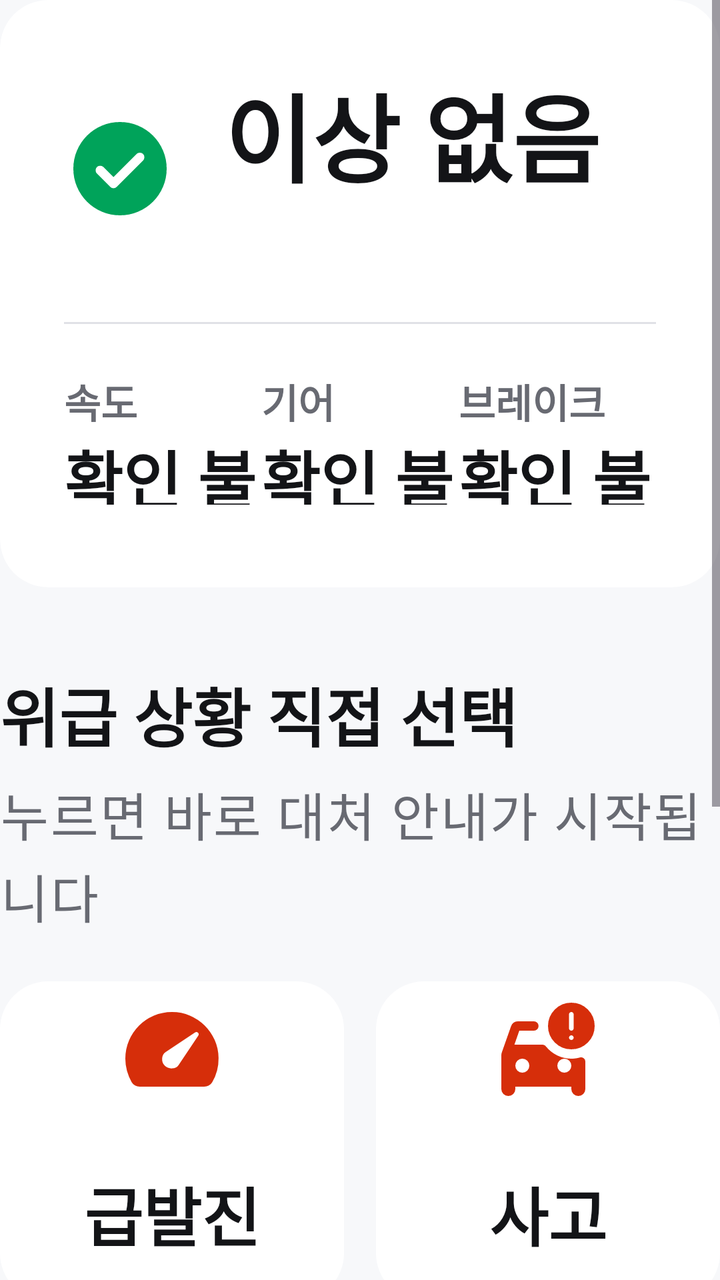
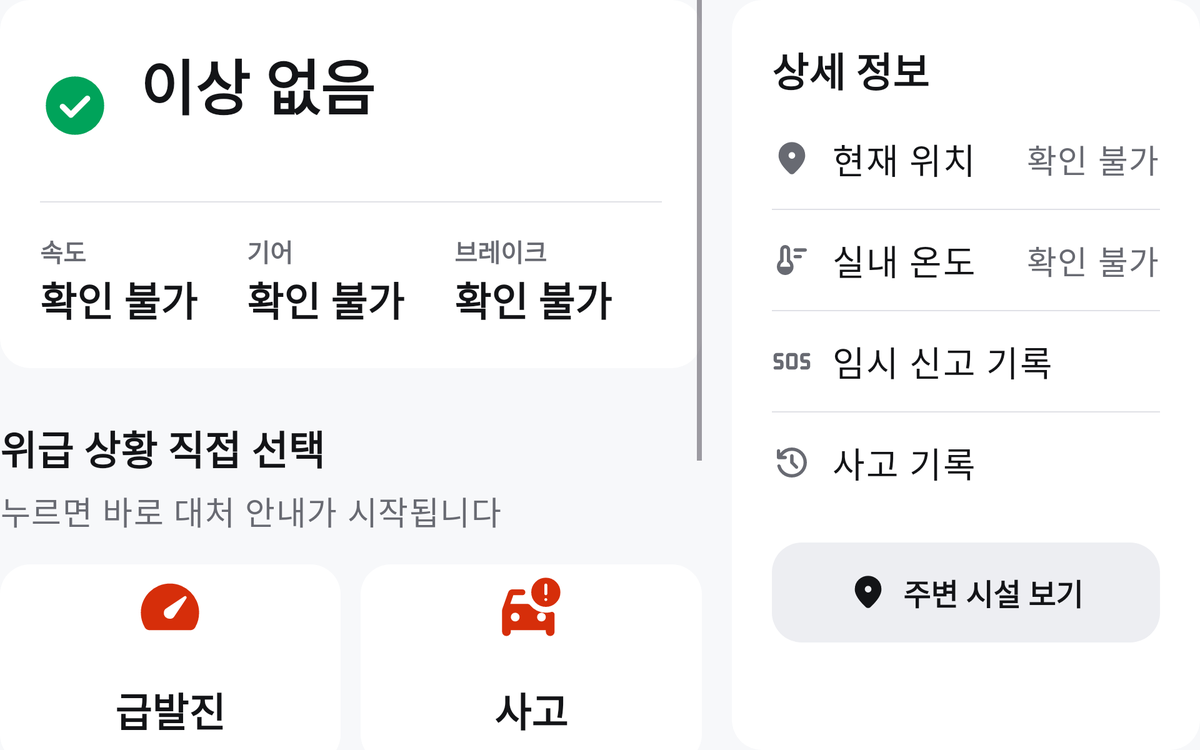

The same Android screen from two of the app's own layout files: first res/layout/ as a phone draws it, then the repository's variant for another configuration, drawn on a device whose configuration selects that folder. Both files follow.
<!-- AndroidManifest.xml: application theme Theme.HyundaiMotors -->
<!-- res/layout/content_home.xml -->
<?xml version="1.0" encoding="utf-8"?>
<LinearLayout xmlns:android="http://schemas.android.com/apk/res/android"
    android:layout_width="match_parent"
    android:layout_height="match_parent"
    android:orientation="vertical">

    <include layout="@layout/view_core_pane" />
</LinearLayout>
<!-- res/layout/view_core_pane.xml (included above) -->
<?xml version="1.0" encoding="utf-8"?>
<ScrollView xmlns:android="http://schemas.android.com/apk/res/android"
    xmlns:app="http://schemas.android.com/apk/res-auto"
    android:layout_width="match_parent"
    android:layout_height="match_parent">

    <LinearLayout
        android:layout_width="match_parent"
        android:layout_height="wrap_content"
        android:orientation="vertical">

        
        <com.google.android.material.card.MaterialCardView
            android:id="@+id/drowsy_banner"
            style="@style/Widget.App.Card"
            android:layout_width="match_parent"
            android:layout_height="wrap_content"
            android:layout_marginBottom="@dimen/gap"
            android:visibility="gone"
            app:cardBackgroundColor="@color/primary_container">

            <LinearLayout
                android:layout_width="match_parent"
                android:layout_height="wrap_content"
                android:gravity="center_vertical"
                android:orientation="horizontal"
                android:paddingStart="@dimen/card_padding"
                android:paddingTop="@dimen/gap"
                android:paddingEnd="@dimen/gap"
                android:paddingBottom="@dimen/gap">

                <ImageView
                    android:layout_width="@dimen/icon_size"
                    android:layout_height="@dimen/icon_size"
                    android:importantForAccessibility="no"
                    android:src="@drawable/ic_bedtime"
                    app:tint="@color/on_primary_container" />

                <TextView
                    android:id="@+id/drowsy_text"
                    android:layout_width="0dp"
                    android:layout_height="wrap_content"
                    android:layout_marginStart="@dimen/gap"
                    android:layout_weight="1"
                    android:maxLines="3"
                    android:textAppearance="@style/TextAppearance.App.Body"
                    android:textColor="@color/on_primary_container" />

                <com.google.android.material.button.MaterialButton
                    android:id="@+id/drowsy_close"
                    style="@style/Widget.Material3.Button.TextButton"
                    android:layout_width="wrap_content"
                    android:layout_height="wrap_content"
                    android:minHeight="@dimen/touch_target"
                    android:text="@string/drowsy_close"
                    android:textAppearance="@style/TextAppearance.App.Label"
                    android:textColor="@color/on_primary_container" />
            </LinearLayout>
        </com.google.android.material.card.MaterialCardView>

        
        <com.google.android.material.card.MaterialCardView
            android:id="@+id/status_card"
            style="@style/Widget.App.Card"
            android:layout_width="match_parent"
            android:layout_height="wrap_content">

            <LinearLayout style="@style/Widget.App.CardContent">

                <LinearLayout
                    android:layout_width="match_parent"
                    android:layout_height="wrap_content"
                    android:gravity="center_vertical"
                    android:orientation="horizontal">

                    <ImageView
                        android:id="@+id/status_icon"
                        android:layout_width="@dimen/icon_size_large"
                        android:layout_height="@dimen/icon_size_large"
                        android:importantForAccessibility="no"
                        android:src="@drawable/ic_check_circle"
                        app:tint="@color/success" />

                    <LinearLayout
                        android:layout_width="0dp"
                        android:layout_height="wrap_content"
                        android:layout_marginStart="@dimen/gap_large"
                        android:layout_weight="1"
                        android:orientation="vertical">

                        <TextView
                            android:id="@+id/core_value"
                            android:layout_width="wrap_content"
                            android:layout_height="wrap_content"
                            android:text="@string/status_normal"
                            android:textAppearance="@style/TextAppearance.App.Headline" />

                        <TextView
                            android:id="@+id/core_caption"
                            android:layout_width="match_parent"
                            android:layout_height="wrap_content"
                            android:ellipsize="end"
                            android:maxLines="2"
                            android:textAppearance="@style/TextAppearance.App.BodySecondary" />
                    </LinearLayout>
                </LinearLayout>

                <com.google.android.material.divider.MaterialDivider
                    android:layout_width="match_parent"
                    android:layout_height="wrap_content"
                    android:layout_marginTop="@dimen/gap_large"
                    android:layout_marginBottom="@dimen/gap_large"
                    app:dividerColor="@color/outline" />

                <LinearLayout
                    android:layout_width="match_parent"
                    android:layout_height="wrap_content"
                    android:baselineAligned="false"
                    android:orientation="horizontal">

                    <LinearLayout style="@style/Widget.App.Metric">

                        <TextView
                            android:layout_width="wrap_content"
                            android:layout_height="wrap_content"
                            android:text="@string/label_speed"
                            android:textAppearance="@style/TextAppearance.App.LabelSmall"
                            android:textColor="@color/on_surface_variant" />

                        <TextView
                            android:id="@+id/tile_speed"
                            android:layout_width="wrap_content"
                            android:layout_height="wrap_content"
                            android:maxLines="1"
                            android:text="@string/value_unknown"
                            android:textAppearance="@style/TextAppearance.App.Title"
                            android:textColor="@color/on_surface" />
                    </LinearLayout>

                    <LinearLayout style="@style/Widget.App.Metric">

                        <TextView
                            android:layout_width="wrap_content"
                            android:layout_height="wrap_content"
                            android:text="@string/label_gear"
                            android:textAppearance="@style/TextAppearance.App.LabelSmall"
                            android:textColor="@color/on_surface_variant" />

                        <TextView
                            android:id="@+id/tile_gear"
                            android:layout_width="wrap_content"
                            android:layout_height="wrap_content"
                            android:maxLines="1"
                            android:text="@string/value_unknown"
                            android:textAppearance="@style/TextAppearance.App.Title"
                            android:textColor="@color/on_surface" />
                    </LinearLayout>

                    <LinearLayout style="@style/Widget.App.Metric">

                        <TextView
                            android:layout_width="wrap_content"
                            android:layout_height="wrap_content"
                            android:text="@string/label_brake"
                            android:textAppearance="@style/TextAppearance.App.LabelSmall"
                            android:textColor="@color/on_surface_variant" />

                        <TextView
                            android:id="@+id/tile_brake"
                            android:layout_width="wrap_content"
                            android:layout_height="wrap_content"
                            android:maxLines="1"
                            android:text="@string/value_unknown"
                            android:textAppearance="@style/TextAppearance.App.Title"
                            android:textColor="@color/on_surface" />
                    </LinearLayout>
                </LinearLayout>
            </LinearLayout>
        </com.google.android.material.card.MaterialCardView>

        
        <TextView
            android:layout_width="wrap_content"
            android:layout_height="wrap_content"
            android:layout_marginTop="@dimen/section_gap"
            android:text="@string/situation_title"
            android:textAppearance="@style/TextAppearance.App.Title" />

        <TextView
            android:layout_width="match_parent"
            android:layout_height="wrap_content"
            android:layout_marginTop="@dimen/gap_small"
            android:text="@string/situation_caption"
            android:textAppearance="@style/TextAppearance.App.BodySecondary" />

        <LinearLayout
            android:layout_width="match_parent"
            android:layout_height="wrap_content"
            android:layout_marginTop="@dimen/gap_large"
            android:orientation="horizontal">

            <com.google.android.material.button.MaterialButton
                android:id="@+id/select_ua"
                style="@style/Widget.App.Button.Situation"
                android:text="@string/situation_ua"
                app:icon="@drawable/ic_speed" />

            <com.google.android.material.button.MaterialButton
                android:id="@+id/select_accident"
                style="@style/Widget.App.Button.Situation"
                android:layout_marginStart="@dimen/gap"
                android:text="@string/situation_accident"
                app:icon="@drawable/ic_car_crash" />
        </LinearLayout>

        <LinearLayout
            android:layout_width="match_parent"
            android:layout_height="wrap_content"
            android:layout_marginTop="@dimen/gap"
            android:orientation="horizontal">

            <com.google.android.material.button.MaterialButton
                android:id="@+id/select_fire"
                style="@style/Widget.App.Button.Situation"
                android:text="@string/situation_fire"
                app:icon="@drawable/ic_local_fire_department" />

            <com.google.android.material.button.MaterialButton
                android:id="@+id/select_flood"
                style="@style/Widget.App.Button.Situation"
                android:layout_marginStart="@dimen/gap"
                android:text="@string/situation_flood"
                app:icon="@drawable/ic_flood" />
        </LinearLayout>

        <TextView
            android:layout_width="wrap_content"
            android:layout_height="wrap_content"
            android:layout_marginTop="@dimen/gap_large"
            android:text="@string/situation_more"
            android:textAppearance="@style/TextAppearance.App.Label"
            android:textColor="@color/on_surface_variant" />

        <LinearLayout
            android:layout_width="match_parent"
            android:layout_height="wrap_content"
            android:layout_marginTop="@dimen/gap_small"
            android:orientation="horizontal">

            <com.google.android.material.button.MaterialButton
                android:id="@+id/select_brake"
                style="@style/Widget.App.Button.SituationSmall"
                android:text="@string/situation_brake"
                app:icon="@drawable/ic_taxi_alert" />

            <com.google.android.material.button.MaterialButton
                android:id="@+id/select_tire"
                style="@style/Widget.App.Button.SituationSmall"
                android:layout_marginStart="@dimen/gap_small"
                android:text="@string/situation_tire"
                app:icon="@drawable/ic_tire_repair" />

            <com.google.android.material.button.MaterialButton
                android:id="@+id/select_health"
                style="@style/Widget.App.Button.SituationSmall"
                android:layout_marginStart="@dimen/gap_small"
                android:text="@string/situation_health"
                app:icon="@drawable/ic_ecg_heart" />

            <com.google.android.material.button.MaterialButton
                android:id="@+id/select_secondary"
                style="@style/Widget.App.Button.SituationSmall"
                android:layout_marginStart="@dimen/gap_small"
                android:text="@string/situation_secondary"
                app:icon="@drawable/ic_minor_crash" />
        </LinearLayout>
    </LinearLayout>
</ScrollView>
<!-- resources referenced by this layout -->
<resources>
  <color name="on_primary_container">#131417</color>
  <color name="on_surface">#131417</color>
  <color name="on_surface_variant">#686A72</color>
  <color name="outline">#E0E1E6</color>
  <color name="primary_container">#EDEEF2</color>
  <color name="success">#00A35A</color>
  <dimen name="card_padding">32dp</dimen>
  <dimen name="gap">16dp</dimen>
  <dimen name="gap_large">24dp</dimen>
  <dimen name="gap_small">8dp</dimen>
  <dimen name="icon_size">32dp</dimen>
  <dimen name="icon_size_large">56dp</dimen>
  <dimen name="section_gap">40dp</dimen>
  <dimen name="touch_target">80dp</dimen>
  <string name="drowsy_close">닫기</string>
  <string name="label_brake">브레이크</string>
  <string name="label_gear">기어</string>
  <string name="label_speed">속도</string>
  <string name="situation_accident">사고</string>
  <string name="situation_brake">브레이크 고장</string>
  <string name="situation_caption">누르면 바로 대처 안내가 시작됩니다</string>
  <string name="situation_fire">화재</string>
  <string name="situation_flood">침수</string>
  <string name="situation_health">운전자 건강</string>
  <string name="situation_more">다른 위급 상황</string>
  <string name="situation_secondary">2차 사고 예방</string>
  <string name="situation_tire">타이어 이상</string>
  <string name="situation_title">위급 상황 직접 선택</string>
  <string name="situation_ua">급발진</string>
  <string name="status_normal">이상 없음</string>
  <string name="value_unknown">확인 불가</string>
  <style name="TextAppearance.App.BodySecondary" parent="TextAppearance.App.Body">
          <item name="android:textSize">26sp</item>
          <item name="android:lineHeight">34sp</item>
          <item name="android:textColor">@color/on_surface_variant</item>
      </style>
  <style name="TextAppearance.App.Label" parent="TextAppearance.Material3.LabelLarge">
          <item name="fontFamily">@font/app_font</item>
          <item name="android:fontFamily">@font/app_font</item>
          <item name="android:textSize">24sp</item>
          <item name="android:textStyle">bold</item>
          <item name="android:letterSpacing">0</item>
      </style>
  <style name="TextAppearance.App.LabelSmall" parent="TextAppearance.App.Label">
          <item name="android:textSize">20sp</item>
      </style>
  <style name="Widget.App.Card" parent="Widget.Material3.CardView.Filled">
          <item name="cardBackgroundColor">@color/surface</item>
          <item name="cardElevation">0dp</item>
          <item name="strokeWidth">0dp</item>
          <item name="shapeAppearance">@style/ShapeAppearance.App.Large</item>
      </style>
  <style name="Widget.App.CardContent" parent="">
          <item name="android:layout_width">match_parent</item>
          <item name="android:layout_height">wrap_content</item>
          <item name="android:orientation">vertical</item>
          <item name="android:padding">@dimen/card_padding</item>
      </style>
  <style name="Widget.App.Metric" parent="">
          <item name="android:layout_width">0dp</item>
          <item name="android:layout_height">wrap_content</item>
          <item name="android:layout_weight">1</item>
          <item name="android:orientation">vertical</item>
      </style>
  <color name="on_background">#131417</color>
  <dimen name="situation_button_height">160dp</dimen>
  <style name="TextAppearance.App.SituationLabel" parent="TextAppearance.App.Label">
          <item name="android:textSize">32sp</item>
          <item name="android:textStyle">bold</item>
      </style>
  <color name="surface">#FFFFFF</color>
  <color name="negative">#D62E0A</color>
  <style name="ShapeAppearance.App.Large" parent="">
          <item name="cornerFamily">rounded</item>
          <item name="cornerSize">@dimen/corner_radius</item>
      </style>
  <color name="primary">#0064FF</color>
  <color name="on_primary">#FFFFFF</color>
  <color name="secondary_container">#EDEEF2</color>
  <color name="on_secondary_container">#131417</color>
  <color name="surface_variant">#EDEEF2</color>
  <color name="background">#F7F8FA</color>
  <dimen name="corner_radius">24dp</dimen>
  <!-- some entries are left out for length -->
</resources>
<!-- res/layout-w840dp/content_home.xml (the repository's variant of the layout above) -->
<!-- drawn on a 7-inch tablet turned sideways -->
<?xml version="1.0" encoding="utf-8"?>
<LinearLayout xmlns:android="http://schemas.android.com/apk/res/android"
    android:layout_width="match_parent"
    android:layout_height="match_parent"
    android:baselineAligned="false"
    android:orientation="horizontal">

    <include
        layout="@layout/view_core_pane"
        android:layout_width="0dp"
        android:layout_height="match_parent"
        android:layout_weight="3" />

    <include
        layout="@layout/view_detail_pane"
        android:layout_width="0dp"
        android:layout_height="match_parent"
        android:layout_marginStart="@dimen/gap_large"
        android:layout_weight="2" />
</LinearLayout>
<!-- res/layout/view_detail_pane.xml (included above) -->
<?xml version="1.0" encoding="utf-8"?>
<com.google.android.material.card.MaterialCardView xmlns:android="http://schemas.android.com/apk/res/android"
    xmlns:app="http://schemas.android.com/apk/res-auto"
    android:id="@+id/detail_pane"
    style="@style/Widget.App.Card"
    android:layout_width="match_parent"
    android:layout_height="match_parent">

    <ScrollView
        android:layout_width="match_parent"
        android:layout_height="match_parent">

        <LinearLayout style="@style/Widget.App.CardContent">

            <TextView
                android:layout_width="wrap_content"
                android:layout_height="wrap_content"
                android:text="@string/detail_title"
                android:textAppearance="@style/TextAppearance.App.Title"
                android:textColor="@color/on_surface" />

            <LinearLayout
                style="@style/Widget.App.DetailRow"
                android:layout_marginTop="@dimen/gap_small">

                <ImageView
                    style="@style/Widget.App.RowIcon"
                    android:importantForAccessibility="no"
                    android:src="@drawable/ic_location_on" />

                <TextView
                    android:layout_width="0dp"
                    android:layout_height="wrap_content"
                    android:layout_weight="1"
                    android:text="@string/detail_location_label"
                    android:textAppearance="@style/TextAppearance.App.Body" />

                <TextView
                    android:id="@+id/detail_location"
                    android:layout_width="wrap_content"
                    android:layout_height="wrap_content"
                    android:text="@string/value_unknown"
                    android:textAppearance="@style/TextAppearance.App.BodySecondary" />
            </LinearLayout>

            <com.google.android.material.divider.MaterialDivider
                android:layout_width="match_parent"
                android:layout_height="wrap_content"
                app:dividerColor="@color/outline" />

            <LinearLayout style="@style/Widget.App.DetailRow">

                <ImageView
                    style="@style/Widget.App.RowIcon"
                    android:importantForAccessibility="no"
                    android:src="@drawable/ic_thermostat" />

                <TextView
                    android:layout_width="0dp"
                    android:layout_height="wrap_content"
                    android:layout_weight="1"
                    android:text="@string/detail_cabin_label"
                    android:textAppearance="@style/TextAppearance.App.Body" />

                <TextView
                    android:id="@+id/detail_cabin"
                    android:layout_width="wrap_content"
                    android:layout_height="wrap_content"
                    android:text="@string/value_unknown"
                    android:textAppearance="@style/TextAppearance.App.BodySecondary" />
            </LinearLayout>

            <com.google.android.material.divider.MaterialDivider
                android:layout_width="match_parent"
                android:layout_height="wrap_content"
                app:dividerColor="@color/outline" />

            <LinearLayout style="@style/Widget.App.DetailRow">

                <ImageView
                    style="@style/Widget.App.RowIcon"
                    android:importantForAccessibility="no"
                    android:src="@drawable/ic_sos" />

                <TextView
                    android:layout_width="0dp"
                    android:layout_height="wrap_content"
                    android:layout_weight="1"
                    android:text="@string/detail_reports_label"
                    android:textAppearance="@style/TextAppearance.App.Body" />

                <TextView
                    android:id="@+id/detail_reports"
                    android:layout_width="wrap_content"
                    android:layout_height="wrap_content"
                    android:textAppearance="@style/TextAppearance.App.BodySecondary" />
            </LinearLayout>

            <com.google.android.material.divider.MaterialDivider
                android:layout_width="match_parent"
                android:layout_height="wrap_content"
                app:dividerColor="@color/outline" />

            <LinearLayout style="@style/Widget.App.DetailRow">

                <ImageView
                    style="@style/Widget.App.RowIcon"
                    android:importantForAccessibility="no"
                    android:src="@drawable/ic_history" />

                <TextView
                    android:layout_width="0dp"
                    android:layout_height="wrap_content"
                    android:layout_weight="1"
                    android:text="@string/detail_events_label"
                    android:textAppearance="@style/TextAppearance.App.Body" />

                <TextView
                    android:id="@+id/detail_events"
                    android:layout_width="wrap_content"
                    android:layout_height="wrap_content"
                    android:textAppearance="@style/TextAppearance.App.BodySecondary" />
            </LinearLayout>

            <com.google.android.material.button.MaterialButton
                android:id="@+id/open_nearby"
                style="@style/Widget.App.Button.Tonal"
                android:layout_width="match_parent"
                android:layout_height="wrap_content"
                android:layout_marginTop="@dimen/gap_large"
                android:text="@string/open_nearby"
                app:icon="@drawable/ic_location_on" />
        </LinearLayout>
    </ScrollView>
</com.google.android.material.card.MaterialCardView>
<!-- resources referenced by the variant -->
<!-- as a 7-inch tablet turned sideways resolves them -->
<resources>
  <color name="on_primary_container">#131417</color>
  <color name="on_surface">#131417</color>
  <color name="on_surface_variant">#686A72</color>
  <color name="outline">#E0E1E6</color>
  <color name="primary_container">#EDEEF2</color>
  <color name="success">#00A35A</color>
  <dimen name="card_padding">32dp</dimen>
  <dimen name="gap">16dp</dimen>
  <dimen name="gap_large">24dp</dimen>
  <dimen name="gap_small">8dp</dimen>
  <dimen name="icon_size">32dp</dimen>
  <dimen name="icon_size_large">56dp</dimen>
  <dimen name="section_gap">40dp</dimen>
  <dimen name="touch_target">80dp</dimen>
  <string name="detail_cabin_label">실내 온도</string>
  <string name="detail_events_label">사고 기록</string>
  <string name="detail_location_label">현재 위치</string>
  <string name="detail_reports_label">임시 신고 기록</string>
  <string name="detail_title">상세 정보</string>
  <string name="drowsy_close">닫기</string>
  <string name="label_brake">브레이크</string>
  <string name="label_gear">기어</string>
  <string name="label_speed">속도</string>
  <string name="open_nearby">주변 시설 보기</string>
  <string name="situation_accident">사고</string>
  <string name="situation_brake">브레이크 고장</string>
  <string name="situation_caption">누르면 바로 대처 안내가 시작됩니다</string>
  <string name="situation_fire">화재</string>
  <string name="situation_flood">침수</string>
  <string name="situation_health">운전자 건강</string>
  <string name="situation_more">다른 위급 상황</string>
  <string name="situation_secondary">2차 사고 예방</string>
  <string name="situation_tire">타이어 이상</string>
  <string name="situation_title">위급 상황 직접 선택</string>
  <string name="situation_ua">급발진</string>
  <string name="status_normal">이상 없음</string>
  <string name="value_unknown">확인 불가</string>
  <style name="TextAppearance.App.BodySecondary" parent="TextAppearance.App.Body">
          <item name="android:textSize">26sp</item>
          <item name="android:lineHeight">34sp</item>
          <item name="android:textColor">@color/on_surface_variant</item>
      </style>
  <style name="TextAppearance.App.LabelSmall" parent="TextAppearance.App.Label">
          <item name="android:textSize">20sp</item>
      </style>
  <style name="Widget.App.CardContent" parent="">
          <item name="android:layout_width">match_parent</item>
          <item name="android:layout_height">wrap_content</item>
          <item name="android:orientation">vertical</item>
          <item name="android:padding">@dimen/card_padding</item>
      </style>
  <style name="Widget.App.Metric" parent="">
          <item name="android:layout_width">0dp</item>
          <item name="android:layout_height">wrap_content</item>
          <item name="android:layout_weight">1</item>
          <item name="android:orientation">vertical</item>
      </style>
  <style name="Widget.App.RowIcon" parent="">
          <item name="android:layout_width">@dimen/icon_size</item>
          <item name="android:layout_height">@dimen/icon_size</item>
          <item name="android:layout_marginEnd">@dimen/gap</item>
          <item name="tint">@color/on_surface_variant</item>
      </style>
  <color name="on_background">#131417</color>
  <dimen name="situation_button_height">160dp</dimen>
  <style name="TextAppearance.App.SituationLabel" parent="TextAppearance.App.Label">
          <item name="android:textSize">32sp</item>
          <item name="android:textStyle">bold</item>
      </style>
  <color name="surface">#FFFFFF</color>
  <color name="negative">#D62E0A</color>
  <style name="ShapeAppearance.App.Large" parent="">
          <item name="cornerFamily">rounded</item>
          <item name="cornerSize">@dimen/corner_radius</item>
      </style>
  <color name="secondary_container">#EDEEF2</color>
  <color name="on_secondary_container">#131417</color>
  <color name="primary">#0064FF</color>
  <color name="on_primary">#FFFFFF</color>
  <color name="surface_variant">#EDEEF2</color>
  <color name="background">#F7F8FA</color>
  <dimen name="corner_radius">24dp</dimen>
  <!-- some entries are left out for length -->
</resources>
